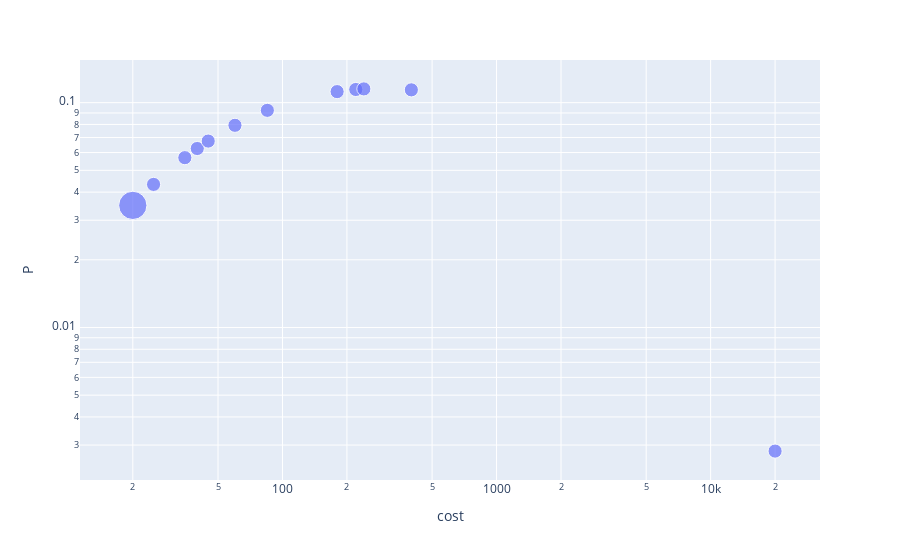

Notebook code cell kept with this figure:
### Code cell
visualize(c, p_round, log_x=True, log_y=True)

### Figure 1 — Plotly figure (JSON) as saved in the notebook; plotly's stock layout.template omitted (floating-point values rounded to 4 significant figures)
{"data": [{"hovertemplate": "cost=%{x}<br>P=%{y}<br>size=%{marker.size}<extra></extra>", "legendgroup": "", "marker": {"color": "#636efa", "size": [4, 1, 1, 1, 1, 1, 1, 1, 1, 1, 1, 1], "sizemode": "area", "sizeref": 0.01, "symbol": "circle"}, "mode": "markers", "name": "", "orientation": "v", "showlegend": false, "type": "scatter", "x": [20, 25, 35, 40, 45, 60, 85, 180, 220, 240, 400, 20000], "xaxis": "x", "y": [0.03492, 0.04329, 0.05693, 0.06253, 0.06747, 0.0793, 0.09243, 0.112, 0.1145, 0.1151, 0.114, 0.00282], "yaxis": "y"}], "layout": {"legend": {"itemsizing": "constant", "tracegroupgap": 0}, "margin": {"t": 60}, "xaxis": {"anchor": "y", "domain": [0, 1], "title": {"text": "cost"}, "type": "log"}, "yaxis": {"anchor": "x", "domain": [0, 1], "title": {"text": "P"}, "type": "log"}}}
